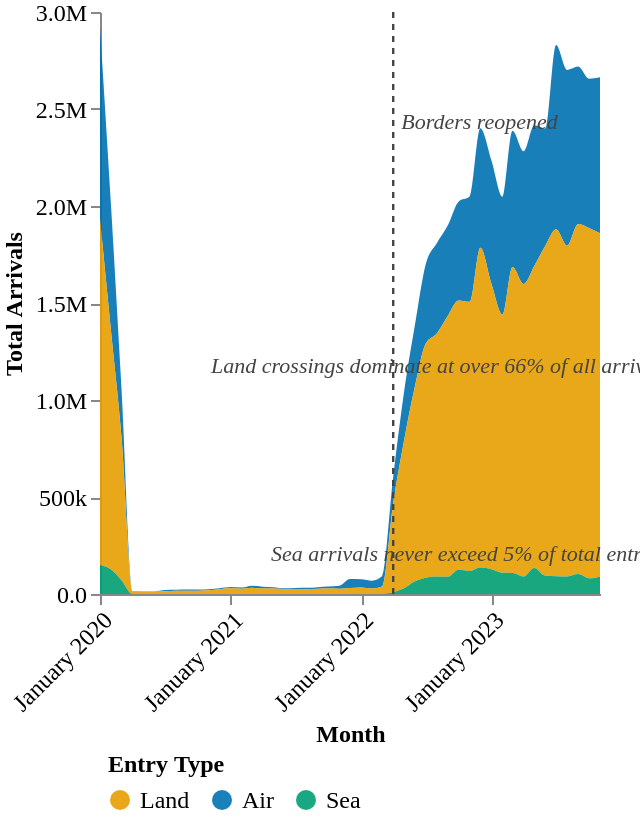

The specification (Vega-Lite) saved for this image:
### Vega-Lite specification from a JSON file in a GitHub repository (floating-point values rounded to 4 significant figures; data arrays with more than 128 entries replaced by an {"elided": "..."} marker saying what was removed)
{"$schema": "https://vega.github.io/schema/vega-lite/v5.json", "width": "container", "height": 410, "autosize": "fit", "padding": {"top": 0, "bottom": 0, "left": 0, "right": 20}, "data": {"values": {"elided": "141 records"}}, "layer": [{"mark": {"type": "area", "interpolate": "monotone", "opacity": 0.9}, "encoding": {"x": {"field": "month", "type": "temporal", "timeUnit": "yearmonth", "axis": {"title": "Month", "titleFont": "DM Sans", "titleFontSize": 12, "labelFont": "DM Sans", "labelFontSize": 12, "labelAngle": -45, "grid": false, "format": "%B %Y"}}, "y": {"field": "arrivals", "type": "quantitative", "stack": true, "axis": {"title": "Total Arrivals", "labelFont": "DM Sans", "labelFontSize": 12, "titleFont": "DM Sans", "titleFontSize": 12, "grid": false, "format": ".2s"}}, "color": {"field": "type", "type": "nominal", "scale": {"domain": ["Land", "Air", "Sea"], "range": ["#E69F00", "#0072B2", "#009E73"]}, "legend": {"title": "Entry Type", "orient": "bottom", "offset": 0, "padding": 4, "labelFont": "DM Sans", "labelFontSize": 12, "titleFont": "DM Sans", "titleFontSize": 12}}, "order": {"field": "type", "sort": "descending"}, "tooltip": [{"field": "month", "type": "temporal", "timeUnit": "yearmonth", "title": "Month", "format": "%B %Y"}, {"field": "type", "type": "nominal", "title": "Entry Type"}, {"field": "arrivals", "type": "quantitative", "title": "Arrivals", "format": ","}]}}, {"mark": {"type": "rule", "color": "#444444", "strokeDash": [3, 3], "strokeWidth": 1.2}, "data": {"values": [{"month": "2022-04"}]}, "encoding": {"x": {"field": "month", "type": "temporal", "timeUnit": "yearmonth"}}}, {"mark": {"type": "text", "align": "left", "dx": 4, "dy": -90, "fontSize": 11, "fontStyle": "italic", "color": "#444444", "font": "DM Sans"}, "data": {"values": [{"month": "2022-04", "label": "Borders reopened"}]}, "encoding": {"x": {"field": "month", "type": "temporal", "timeUnit": "yearmonth"}, "text": {"field": "label", "type": "nominal"}}}, {"mark": {"type": "text", "align": "left", "dx": 50, "dy": 100, "font": "DM Sans", "fontStyle": "italic", "fontSize": 11, "color": "#444444"}, "data": {"values": [{"month": "2020-02", "arrivals": 2200000, "label": "Land crossings dominate at over 66% of all arrivals."}]}, "encoding": {"x": {"field": "month", "type": "temporal", "timeUnit": "yearmonth"}, "y": {"field": "arrivals", "type": "quantitative"}, "text": {"field": "label", "type": "nominal"}}}, {"mark": {"type": "text", "align": "left", "dx": 80, "dy": -10, "font": "DM Sans", "fontStyle": "italic", "fontSize": 11, "color": "#444444"}, "data": {"values": [{"month": "2020-02", "arrivals": 100000, "label": "Sea arrivals never exceed 5% of total entries."}]}, "encoding": {"x": {"field": "month", "type": "temporal", "timeUnit": "yearmonth"}, "y": {"field": "arrivals", "type": "quantitative"}, "text": {"field": "label", "type": "nominal"}}}], "config": {"background": "transparent", "view": {"stroke": "transparent"}}}
